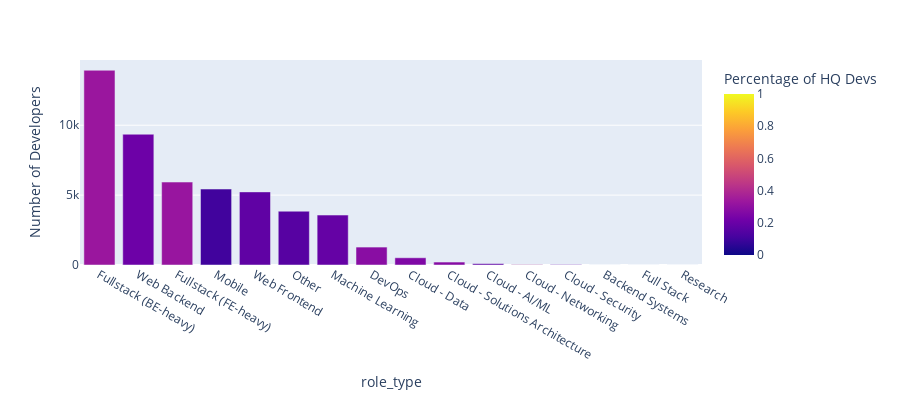

The cell this chart's notebook holds for it:
### Code cell
df =data.groupby('role_type').agg({'dev_id':'count', 'label':'mean'}).reset_index()
df = df.sort_values(by='dev_id', ascending=False)
fig = px.bar(df, x='role_type', y='dev_id',
             hover_data=['role_type', 'label'], color='label',
             labels={'label':'Percentage of HQ Devs', 'dev_id':'Number of Developers'}, height=400)
fig.show()

### Figure 1 — Plotly figure (JSON) as saved in the notebook; plotly's stock layout.template omitted (floating-point values rounded to 4 significant figures)
{"data": [{"alignmentgroup": "True", "customdata": [[0.3291], [0.2098], [0.3226], [0.1014], [0.1761], [0.1541], [0.1887], [0.2829], [0.2553], [0.2783], [0.1856], [0.4138], [0.2069], [0.5], [0], [1]], "hovertemplate": "role_type=%{x}<br>Number of Developers=%{y}<br>Percentage of HQ Devs=%{marker.color}<extra></extra>", "legendgroup": "", "marker": {"color": [0.3291, 0.2098, 0.3226, 0.1014, 0.1761, 0.1541, 0.1887, 0.2829, 0.2553, 0.2783, 0.1856, 0.4138, 0.2069, 0.5, 0, 1], "coloraxis": "coloraxis", "pattern": {"shape": ""}}, "name": "", "offsetgroup": "", "orientation": "v", "showlegend": false, "textposition": "auto", "type": "bar", "x": ["Fullstack (BE-heavy)", "Web Backend", "Fullstack (FE-heavy)", "Mobile", "Web Frontend", "Other", "Machine Learning", "DevOps", "Cloud - Data", "Cloud - Solutions Architecture", "Cloud - AI/ML", "Cloud - Networking", "Cloud - Security", "Backend Systems", "Full Stack", "Research"], "xaxis": "x", "y": [13932, 9355, 5933, 5434, 5230, 3849, 3572, 1283, 517, 212, 97, 29, 29, 2, 2, 1], "yaxis": "y"}], "layout": {"barmode": "relative", "coloraxis": {"colorbar": {"title": {"text": "Percentage of HQ Devs"}}, "colorscale": [[0, "#0d0887"], [0.1111, "#46039f"], [0.2222, "#7201a8"], [0.3333, "#9c179e"], [0.4444, "#bd3786"], [0.5556, "#d8576b"], [0.6667, "#ed7953"], [0.7778, "#fb9f3a"], [0.8889, "#fdca26"], [1, "#f0f921"]]}, "height": 400, "legend": {"tracegroupgap": 0}, "margin": {"t": 60}, "xaxis": {"anchor": "y", "domain": [0, 1], "title": {"text": "role_type"}}, "yaxis": {"anchor": "x", "domain": [0, 1], "title": {"text": "Number of Developers"}}}}
